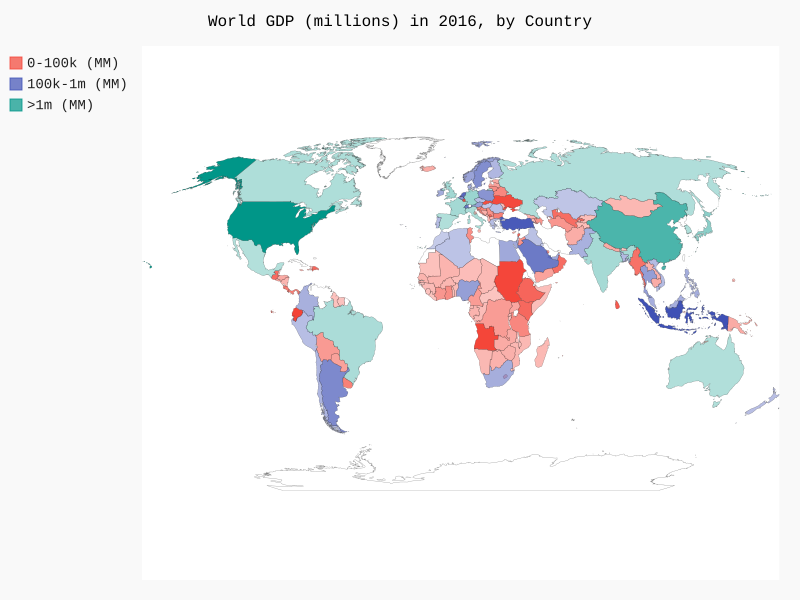

Recreate this plot in Python.
import json
from pygal.maps.world import World
from country_codes import get_country_code

# Load the file's contents
filename = 'gdp_json.json'
with open(filename) as f:
	gdp_data = json.load(f)

# # Work out what the most recent available year in the file is:
# years = []
# for gdp_dict in gdp_data:	# gdp_data is a list of dicts
# 	yr = gdp_dict['Year']
# 	if yr not in years:
# 		years.append(yr)

# # sort 'years' in place
# years.sort()

# max_yr = years[-1]
# print(max_yr)	# 2016

# Generate the dictionary whose keys are the country codes
# and whose values are the 2016 GDP for that country code's country.
cc_gdps = {}
for gdp_dict in gdp_data:
	# (in this file, the year values are numeric, not string)
	if gdp_dict['Year'] == 2016:
		country_name = gdp_dict['Country Name']
		# (keep only the int part. also, store in millions)
		gdp = int(float(gdp_dict['Value']) / 1000000)
		code = get_country_code(country_name)
		if code:
			cc_gdps[code] = gdp

# Let's further divide into 3 groups:
c_gdps_1, c_gdps_2, c_gdps_3 = {}, {}, {}
for c, gdp in cc_gdps.items():
	if gdp < 100000:		# 0-100k
		c_gdps_1[c] = gdp
	elif gdp < 1000000: 	# 100k-1m
		c_gdps_2[c] = gdp
	else:					# >1m
		c_gdps_3[c] = gdp

# See how many countries are in each level.
print(
	len(c_gdps_1),
	len(c_gdps_2),
	len(c_gdps_3))

# First, do a basic world map of GDPs
wm = World()
wm.title = 'World GDP (millions) in 2016, by Country'
wm.add('0-100k (MM)', c_gdps_1)
wm.add('100k-1m (MM)', c_gdps_2)
wm.add('>1m (MM)', c_gdps_3)

wm.render_to_file('world_gdp.svg')
